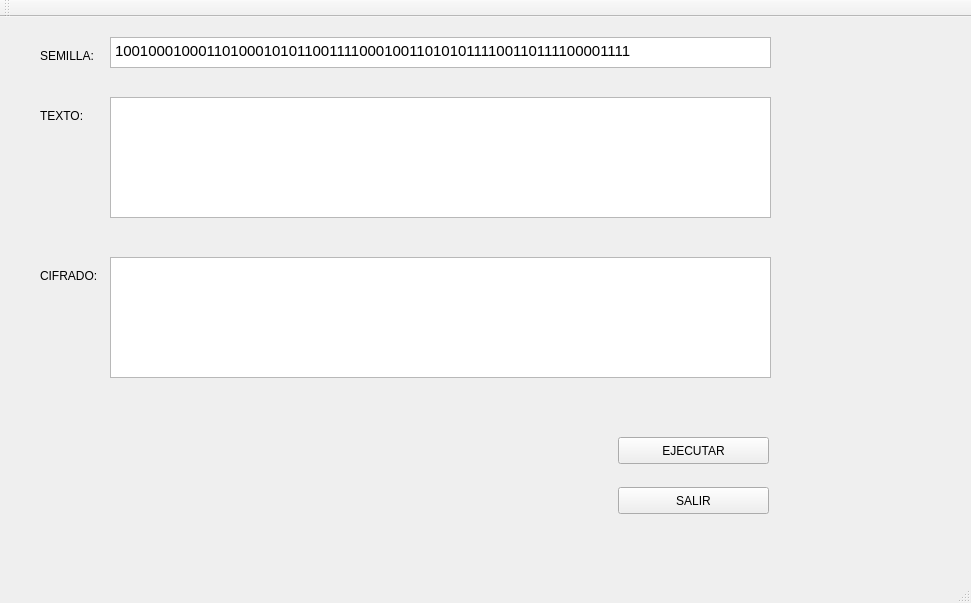
<?xml version="1.0" encoding="UTF-8"?>
<ui version="4.0">
 <class>GSM</class>
 <widget class="QMainWindow" name="GSM">
  <property name="geometry">
   <rect>
    <x>0</x>
    <y>0</y>
    <width>971</width>
    <height>603</height>
   </rect>
  </property>
  <property name="windowTitle">
   <string>GSM</string>
  </property>
  <widget class="QWidget" name="centralWidget">
   <widget class="QLabel" name="label">
    <property name="geometry">
     <rect>
      <x>40</x>
      <y>30</y>
      <width>71</width>
      <height>17</height>
     </rect>
    </property>
    <property name="text">
     <string>SEMILLA:</string>
    </property>
   </widget>
   <widget class="QTextEdit" name="pass">
    <property name="geometry">
     <rect>
      <x>110</x>
      <y>20</y>
      <width>661</width>
      <height>31</height>
     </rect>
    </property>
    <property name="html">
     <string>&lt;!DOCTYPE HTML PUBLIC &quot;-//W3C//DTD HTML 4.0//EN&quot; &quot;http://www.w3.org/TR/REC-html40/strict.dtd&quot;&gt;
&lt;html&gt;&lt;head&gt;&lt;meta name=&quot;qrichtext&quot; content=&quot;1&quot; /&gt;&lt;style type=&quot;text/css&quot;&gt;
p, li { white-space: pre-wrap; }
&lt;/style&gt;&lt;/head&gt;&lt;body style=&quot; font-family:'Ubuntu'; font-size:11pt; font-weight:400; font-style:normal;&quot;&gt;
&lt;p style=&quot; margin-top:0px; margin-bottom:0px; margin-left:0px; margin-right:0px; -qt-block-indent:0; text-indent:0px;&quot;&gt;1001000100011010001010110011110001001101010111100110111100001111&lt;/p&gt;&lt;/body&gt;&lt;/html&gt;</string>
    </property>
   </widget>
   <widget class="QLabel" name="label_2">
    <property name="geometry">
     <rect>
      <x>40</x>
      <y>90</y>
      <width>67</width>
      <height>17</height>
     </rect>
    </property>
    <property name="text">
     <string>TEXTO:</string>
    </property>
   </widget>
   <widget class="QTextEdit" name="text">
    <property name="geometry">
     <rect>
      <x>110</x>
      <y>80</y>
      <width>661</width>
      <height>121</height>
     </rect>
    </property>
   </widget>
   <widget class="QLabel" name="label_3">
    <property name="geometry">
     <rect>
      <x>40</x>
      <y>250</y>
      <width>71</width>
      <height>17</height>
     </rect>
    </property>
    <property name="text">
     <string>CIFRADO:</string>
    </property>
   </widget>
   <widget class="QTextEdit" name="res">
    <property name="geometry">
     <rect>
      <x>110</x>
      <y>240</y>
      <width>661</width>
      <height>121</height>
     </rect>
    </property>
   </widget>
   <widget class="QPushButton" name="ejecutar">
    <property name="geometry">
     <rect>
      <x>618</x>
      <y>420</y>
      <width>151</width>
      <height>27</height>
     </rect>
    </property>
    <property name="text">
     <string>EJECUTAR</string>
    </property>
   </widget>
   <widget class="QPushButton" name="salir">
    <property name="geometry">
     <rect>
      <x>618</x>
      <y>470</y>
      <width>151</width>
      <height>27</height>
     </rect>
    </property>
    <property name="text">
     <string>SALIR</string>
    </property>
   </widget>
  </widget>
  <widget class="QMenuBar" name="menuBar">
   <property name="geometry">
    <rect>
     <x>0</x>
     <y>0</y>
     <width>971</width>
     <height>25</height>
    </rect>
   </property>
  </widget>
  <widget class="QToolBar" name="mainToolBar">
   <attribute name="toolBarArea">
    <enum>TopToolBarArea</enum>
   </attribute>
   <attribute name="toolBarBreak">
    <bool>false</bool>
   </attribute>
  </widget>
  <widget class="QStatusBar" name="statusBar"/>
 </widget>
 <layoutdefault spacing="6" margin="11"/>
 <resources/>
 <connections/>
</ui>
